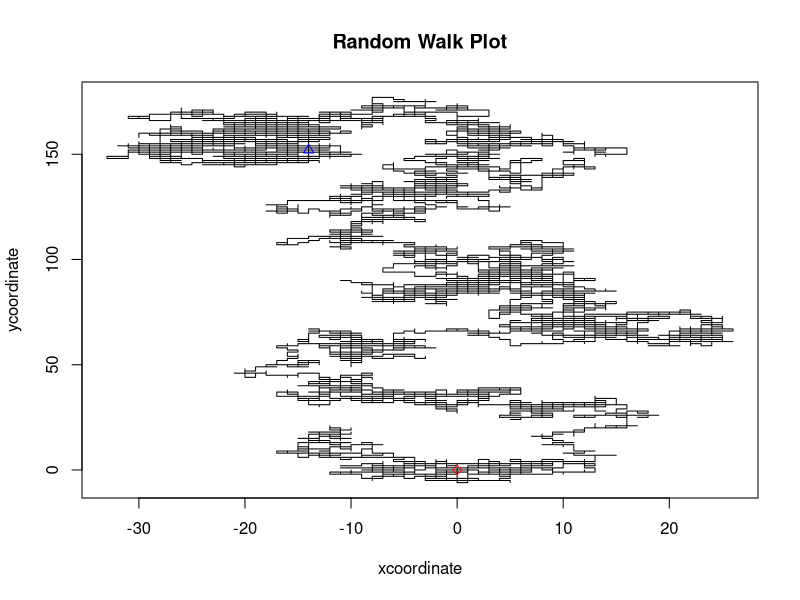

The R source for this figure:
#PS3 Q3
set.seed(11)
randomwalk<-function(nstep=10,start=c(0,0),fullpath=TRUE){
  if (nstep%%1==0 & nstep>0){
    randomvector=sample(c("Up","Down","Right","Left"),nstep,replace=TRUE)
    Updown=rep(0,nstep)
    Updown[randomvector=="Up"]=1
    Updown[randomvector=="Down"]=-1
    leftright=rep(0,nstep)
    leftright[randomvector=="Right"]=1
    leftright[randomvector=="Left"]=-1
    xcoordinates<-cumsum(leftright)+start[1]
    ycoordinates<-cumsum(Updown)+start[2]
    finalpos<-c(xcoordinates[nstep],ycoordinates[nstep])
    finalpath<-cbind(xcoordinates,ycoordinates)
    finalpath<-rbind(start,finalpath)
    rownames(finalpath)<-NULL
    if(fullpath==FALSE){
      return(finalpos)
    }
    else{
      return(finalpath)
    }
  }
  else{
    if(nstep%%1!=0){
      stop("Your input should be an integer")
    }
    if(nstep<=0){
      stop("Your input should be positive")
    }
    else{
      stop("Your input should be a positive integer")
    }
  }
}

library(methods)
walk <- function(nstep=10,start=c(0,0)){
  # constructor for 'rw' class
  path<-randomwalk(nstep,fullpath=TRUE)
  finalpos<-path[nrow(path),]
  obj <- list(finalpos=finalpos,path=path)
  class(obj) <- 'rw' 
  return(obj)
}
walk1<-walk(10000)
attributes(walk1)
print.rw<-function(obj){
  cat("The starting point is:", toString(obj$path[1,]),"\n")
  cat("The end point is: ", toString(obj$path[nrow(obj$path),]))
}
print(walk1)

plot.rw<-function(obj){
  plot(0,type="n",xlab="xcoordinate",ylab="ycoordinate",main="Random Walk Plot",
       xlim=range(obj$path[,1]),ylim=range(obj$path[,2]))
  lines(obj$path[,1],obj$path[,2])
  points(cbind(obj$path[1,1],obj$path[1,2]),col="red",pch=23)
  points(cbind(obj$path[nrow(obj$path),1],obj$path[nrow(obj$path),2]),col="blue",pch=24)
}
plot(walk1)

`start<-` <- function(x, ...) UseMethod("start<-")
`start<-.rw` <- function(obj, value){
  obj$path[,1]=obj$path[,1]+value[1]-obj$path[1,1]
  obj$path[,2]=obj$path[,2]+value[2]-obj$path[1,2]
  return(obj)
}
start(walk1)<-c(5,7)
walk1$path

'[.rw'<-function(object,i){
  obj<-object$path
  class(obj)<-"matrix"
  return(obj[i+1,])
}
walk1[3]
